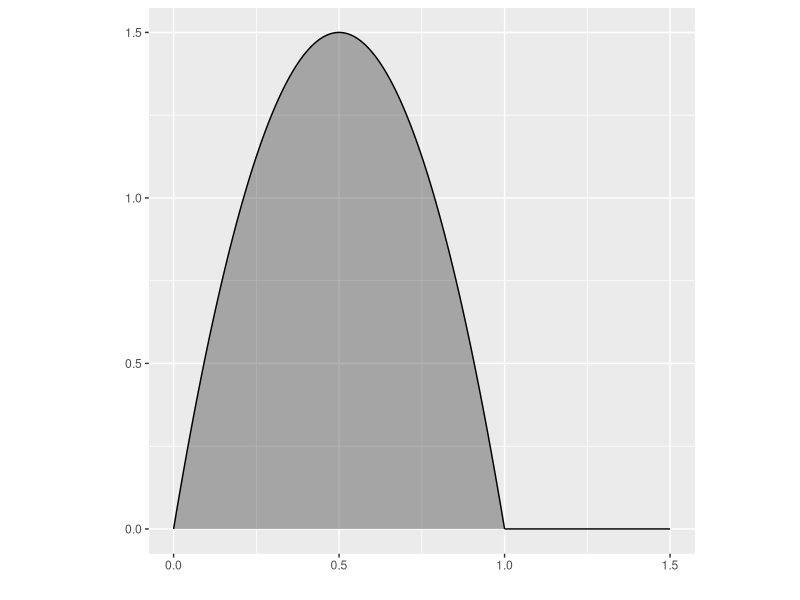
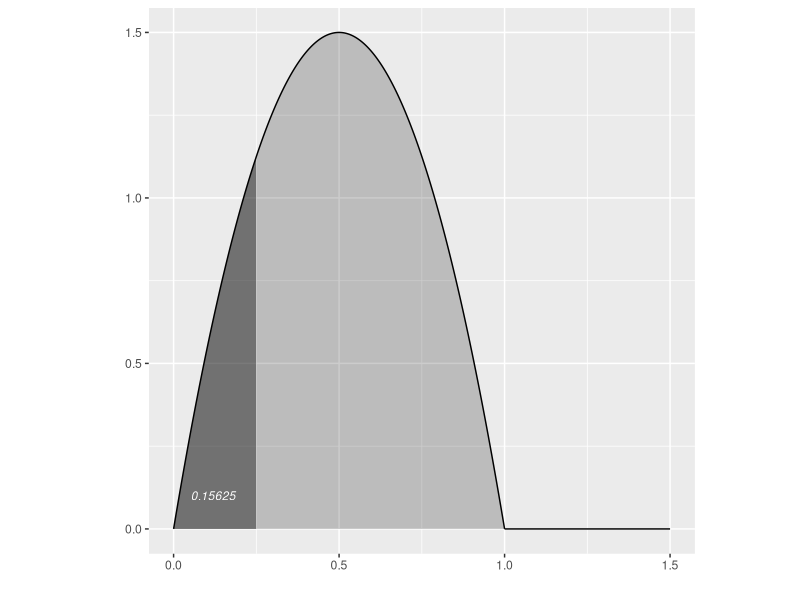

These figures' R source, in order:
## ---- chunk 1
knitr::opts_chunk$set(echo = TRUE, error = TRUE)
## ---- chunk 2
library(ggplot2)
x <- seq(from=0,to=1,length.out=1000)
y <- 6*x*(1-x)

# Define polygon for under the curve shading
shade <- rbind(c(0,0), data.frame(x,y), c(1, 0))

ggplot()+
  xlim(0,1.5)+ylim(0,1.5)+coord_fixed()+
  xlab("")+ylab("")+
  geom_line(aes(x,y))+
  geom_line(aes(c(1,1.5),c(0,0)))+
  geom_polygon(aes(shade$x,shade$y), fill="black", alpha=0.3)
## ---- chunk 3
x <- seq(from=0,to=1,length.out=1000)
y <- 6*x*(1-x)

# Define polygon for under the curve shading
shade1 <- rbind(c(0,0), data.frame(x,y), c(1, 0))
shade2 <- rbind(c(0.0), data.frame(x[x<0.25],y[x<0.25]), c(0.25,0))

ggplot()+
  xlim(0,1.5)+ylim(0,1.5)+coord_fixed()+
  xlab("")+ylab("")+
  geom_line(aes(x,y))+
  geom_line(aes(c(1,1.5),c(0,0)))+
  geom_polygon(aes(shade1$x,shade1$y), fill="black", alpha=0.2)+
  geom_polygon(aes(shade2$x,shade2$y), fill="black", alpha=0.4)+
  geom_text(aes(0.12,0.1), label="0.15625", size=3, color="white", fontface="italic")
